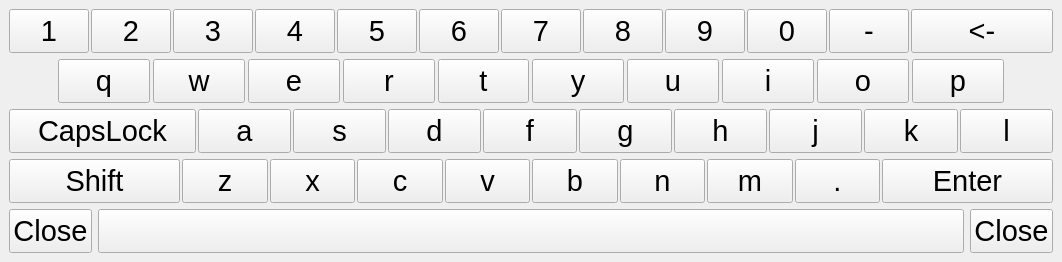
<?xml version="1.0" encoding="UTF-8"?>
<ui version="4.0">
 <class>FullKeyboard</class>
 <widget class="QWidget" name="FullKeyboard">
  <property name="geometry">
   <rect>
    <x>0</x>
    <y>0</y>
    <width>1062</width>
    <height>262</height>
   </rect>
  </property>
  <property name="windowTitle">
   <string>Form</string>
  </property>
  <layout class="QGridLayout" name="gridLayout">
   <property name="leftMargin">
    <number>0</number>
   </property>
   <property name="topMargin">
    <number>0</number>
   </property>
   <property name="rightMargin">
    <number>0</number>
   </property>
   <property name="bottomMargin">
    <number>0</number>
   </property>
   <item row="0" column="0">
    <widget class="QWidget" name="widget" native="true">
     <property name="sizePolicy">
      <sizepolicy hsizetype="Preferred" vsizetype="Preferred">
       <horstretch>15</horstretch>
       <verstretch>0</verstretch>
      </sizepolicy>
     </property>
     <layout class="QGridLayout" name="gridLayout_2">
      <item row="0" column="0">
       <layout class="QHBoxLayout" name="horizontalLayout" stretch="2,2,2,2,2,2,2,2,2,2,2,4">
        <property name="spacing">
         <number>2</number>
        </property>
        <item>
         <widget class="QPushButton" name="key_id002">
          <property name="sizePolicy">
           <sizepolicy hsizetype="Preferred" vsizetype="Expanding">
            <horstretch>0</horstretch>
            <verstretch>0</verstretch>
           </sizepolicy>
          </property>
          <property name="font">
           <font>
            <pointsize>22</pointsize>
           </font>
          </property>
          <property name="focusPolicy">
           <enum>Qt::NoFocus</enum>
          </property>
          <property name="text">
           <string>1</string>
          </property>
          <property name="key" stdset="0">
           <string>1</string>
          </property>
          <property name="shift_enabled" stdset="0">
           <bool>false</bool>
          </property>
         </widget>
        </item>
        <item>
         <widget class="QPushButton" name="key_id003">
          <property name="sizePolicy">
           <sizepolicy hsizetype="Preferred" vsizetype="Expanding">
            <horstretch>0</horstretch>
            <verstretch>0</verstretch>
           </sizepolicy>
          </property>
          <property name="font">
           <font>
            <pointsize>22</pointsize>
           </font>
          </property>
          <property name="focusPolicy">
           <enum>Qt::NoFocus</enum>
          </property>
          <property name="text">
           <string>2</string>
          </property>
          <property name="shift_key" stdset="0">
           <string>@</string>
          </property>
          <property name="key" stdset="0">
           <string>2</string>
          </property>
          <property name="shift_enabled" stdset="0">
           <bool>true</bool>
          </property>
         </widget>
        </item>
        <item>
         <widget class="QPushButton" name="key_id004">
          <property name="sizePolicy">
           <sizepolicy hsizetype="Preferred" vsizetype="Expanding">
            <horstretch>0</horstretch>
            <verstretch>0</verstretch>
           </sizepolicy>
          </property>
          <property name="font">
           <font>
            <pointsize>22</pointsize>
           </font>
          </property>
          <property name="focusPolicy">
           <enum>Qt::NoFocus</enum>
          </property>
          <property name="text">
           <string>3</string>
          </property>
          <property name="key" stdset="0">
           <string>3</string>
          </property>
          <property name="shift_enabled" stdset="0">
           <bool>false</bool>
          </property>
         </widget>
        </item>
        <item>
         <widget class="QPushButton" name="key_id005">
          <property name="sizePolicy">
           <sizepolicy hsizetype="Preferred" vsizetype="Expanding">
            <horstretch>0</horstretch>
            <verstretch>0</verstretch>
           </sizepolicy>
          </property>
          <property name="font">
           <font>
            <pointsize>22</pointsize>
           </font>
          </property>
          <property name="focusPolicy">
           <enum>Qt::NoFocus</enum>
          </property>
          <property name="text">
           <string>4</string>
          </property>
          <property name="key" stdset="0">
           <string>4</string>
          </property>
          <property name="shift_enabled" stdset="0">
           <bool>false</bool>
          </property>
         </widget>
        </item>
        <item>
         <widget class="QPushButton" name="key_id006">
          <property name="sizePolicy">
           <sizepolicy hsizetype="Preferred" vsizetype="Expanding">
            <horstretch>0</horstretch>
            <verstretch>0</verstretch>
           </sizepolicy>
          </property>
          <property name="font">
           <font>
            <pointsize>22</pointsize>
           </font>
          </property>
          <property name="focusPolicy">
           <enum>Qt::NoFocus</enum>
          </property>
          <property name="text">
           <string>5</string>
          </property>
          <property name="key" stdset="0">
           <string>5</string>
          </property>
          <property name="shift_enabled" stdset="0">
           <bool>false</bool>
          </property>
         </widget>
        </item>
        <item>
         <widget class="QPushButton" name="key_id007">
          <property name="sizePolicy">
           <sizepolicy hsizetype="Preferred" vsizetype="Expanding">
            <horstretch>0</horstretch>
            <verstretch>0</verstretch>
           </sizepolicy>
          </property>
          <property name="font">
           <font>
            <pointsize>22</pointsize>
           </font>
          </property>
          <property name="focusPolicy">
           <enum>Qt::NoFocus</enum>
          </property>
          <property name="text">
           <string>6</string>
          </property>
          <property name="key" stdset="0">
           <string>6</string>
          </property>
          <property name="shift_enabled" stdset="0">
           <bool>false</bool>
          </property>
         </widget>
        </item>
        <item>
         <widget class="QPushButton" name="key_id008">
          <property name="sizePolicy">
           <sizepolicy hsizetype="Preferred" vsizetype="Expanding">
            <horstretch>0</horstretch>
            <verstretch>0</verstretch>
           </sizepolicy>
          </property>
          <property name="font">
           <font>
            <pointsize>22</pointsize>
           </font>
          </property>
          <property name="focusPolicy">
           <enum>Qt::NoFocus</enum>
          </property>
          <property name="text">
           <string>7</string>
          </property>
          <property name="key" stdset="0">
           <string>7</string>
          </property>
          <property name="shift_enabled" stdset="0">
           <bool>false</bool>
          </property>
         </widget>
        </item>
        <item>
         <widget class="QPushButton" name="key_id009">
          <property name="sizePolicy">
           <sizepolicy hsizetype="Preferred" vsizetype="Expanding">
            <horstretch>0</horstretch>
            <verstretch>0</verstretch>
           </sizepolicy>
          </property>
          <property name="font">
           <font>
            <pointsize>22</pointsize>
           </font>
          </property>
          <property name="focusPolicy">
           <enum>Qt::NoFocus</enum>
          </property>
          <property name="text">
           <string>8</string>
          </property>
          <property name="key" stdset="0">
           <string>8</string>
          </property>
          <property name="shift_enabled" stdset="0">
           <bool>false</bool>
          </property>
         </widget>
        </item>
        <item>
         <widget class="QPushButton" name="key_id010">
          <property name="sizePolicy">
           <sizepolicy hsizetype="Preferred" vsizetype="Expanding">
            <horstretch>0</horstretch>
            <verstretch>0</verstretch>
           </sizepolicy>
          </property>
          <property name="font">
           <font>
            <pointsize>22</pointsize>
           </font>
          </property>
          <property name="focusPolicy">
           <enum>Qt::NoFocus</enum>
          </property>
          <property name="text">
           <string>9</string>
          </property>
          <property name="key" stdset="0">
           <string>9</string>
          </property>
          <property name="shift_enabled" stdset="0">
           <bool>false</bool>
          </property>
         </widget>
        </item>
        <item>
         <widget class="QPushButton" name="key_id011">
          <property name="sizePolicy">
           <sizepolicy hsizetype="Preferred" vsizetype="Expanding">
            <horstretch>0</horstretch>
            <verstretch>0</verstretch>
           </sizepolicy>
          </property>
          <property name="font">
           <font>
            <pointsize>22</pointsize>
           </font>
          </property>
          <property name="focusPolicy">
           <enum>Qt::NoFocus</enum>
          </property>
          <property name="text">
           <string>0</string>
          </property>
          <property name="key" stdset="0">
           <string>0</string>
          </property>
          <property name="shift_enabled" stdset="0">
           <bool>false</bool>
          </property>
         </widget>
        </item>
        <item>
         <widget class="QPushButton" name="key_id012">
          <property name="sizePolicy">
           <sizepolicy hsizetype="Preferred" vsizetype="Expanding">
            <horstretch>0</horstretch>
            <verstretch>0</verstretch>
           </sizepolicy>
          </property>
          <property name="font">
           <font>
            <pointsize>22</pointsize>
           </font>
          </property>
          <property name="focusPolicy">
           <enum>Qt::NoFocus</enum>
          </property>
          <property name="text">
           <string>-</string>
          </property>
          <property name="key" stdset="0">
           <string>-</string>
          </property>
          <property name="shift_enabled" stdset="0">
           <string/>
          </property>
         </widget>
        </item>
        <item>
         <widget class="QPushButton" name="key_id14">
          <property name="sizePolicy">
           <sizepolicy hsizetype="Preferred" vsizetype="Expanding">
            <horstretch>0</horstretch>
            <verstretch>0</verstretch>
           </sizepolicy>
          </property>
          <property name="font">
           <font>
            <pointsize>22</pointsize>
           </font>
          </property>
          <property name="focusPolicy">
           <enum>Qt::NoFocus</enum>
          </property>
          <property name="text">
           <string>&lt;-</string>
          </property>
          <property name="key" stdset="0">
           <string>Backspace</string>
          </property>
          <property name="shift_key" stdset="0">
           <string>Backspace</string>
          </property>
          <property name="shift_enabled" stdset="0">
           <bool>true</bool>
          </property>
         </widget>
        </item>
       </layout>
      </item>
      <item row="1" column="0">
       <layout class="QHBoxLayout" name="horizontalLayout_2" stretch="1,0,0,0,0,0,0,0,0,0,0,1">
        <property name="spacing">
         <number>3</number>
        </property>
        <item>
         <widget class="QWidget" name="widget_2" native="true">
          <property name="sizePolicy">
           <sizepolicy hsizetype="Preferred" vsizetype="Preferred">
            <horstretch>1</horstretch>
            <verstretch>1</verstretch>
           </sizepolicy>
          </property>
         </widget>
        </item>
        <item>
         <widget class="QPushButton" name="key_id016">
          <property name="sizePolicy">
           <sizepolicy hsizetype="Expanding" vsizetype="MinimumExpanding">
            <horstretch>2</horstretch>
            <verstretch>3</verstretch>
           </sizepolicy>
          </property>
          <property name="font">
           <font>
            <pointsize>22</pointsize>
           </font>
          </property>
          <property name="focusPolicy">
           <enum>Qt::NoFocus</enum>
          </property>
          <property name="text">
           <string>q</string>
          </property>
          <property name="key" stdset="0">
           <string>Q</string>
          </property>
          <property name="shift_enabled" stdset="0">
           <bool>true</bool>
          </property>
         </widget>
        </item>
        <item>
         <widget class="QPushButton" name="key_id017">
          <property name="sizePolicy">
           <sizepolicy hsizetype="Expanding" vsizetype="MinimumExpanding">
            <horstretch>2</horstretch>
            <verstretch>3</verstretch>
           </sizepolicy>
          </property>
          <property name="font">
           <font>
            <pointsize>22</pointsize>
           </font>
          </property>
          <property name="focusPolicy">
           <enum>Qt::NoFocus</enum>
          </property>
          <property name="text">
           <string>w</string>
          </property>
          <property name="key" stdset="0">
           <string>W</string>
          </property>
          <property name="shift_enabled" stdset="0">
           <bool>true</bool>
          </property>
         </widget>
        </item>
        <item>
         <widget class="QPushButton" name="key_id018">
          <property name="sizePolicy">
           <sizepolicy hsizetype="Expanding" vsizetype="MinimumExpanding">
            <horstretch>2</horstretch>
            <verstretch>3</verstretch>
           </sizepolicy>
          </property>
          <property name="font">
           <font>
            <pointsize>22</pointsize>
           </font>
          </property>
          <property name="focusPolicy">
           <enum>Qt::NoFocus</enum>
          </property>
          <property name="text">
           <string>e</string>
          </property>
          <property name="key" stdset="0">
           <string>E</string>
          </property>
          <property name="shift_enabled" stdset="0">
           <bool>true</bool>
          </property>
         </widget>
        </item>
        <item>
         <widget class="QPushButton" name="key_id019">
          <property name="sizePolicy">
           <sizepolicy hsizetype="Expanding" vsizetype="MinimumExpanding">
            <horstretch>2</horstretch>
            <verstretch>3</verstretch>
           </sizepolicy>
          </property>
          <property name="font">
           <font>
            <pointsize>22</pointsize>
           </font>
          </property>
          <property name="focusPolicy">
           <enum>Qt::NoFocus</enum>
          </property>
          <property name="text">
           <string>r</string>
          </property>
          <property name="key" stdset="0">
           <string>R</string>
          </property>
          <property name="shift_enabled" stdset="0">
           <bool>true</bool>
          </property>
         </widget>
        </item>
        <item>
         <widget class="QPushButton" name="key_id020">
          <property name="sizePolicy">
           <sizepolicy hsizetype="Expanding" vsizetype="MinimumExpanding">
            <horstretch>2</horstretch>
            <verstretch>3</verstretch>
           </sizepolicy>
          </property>
          <property name="font">
           <font>
            <pointsize>22</pointsize>
           </font>
          </property>
          <property name="focusPolicy">
           <enum>Qt::NoFocus</enum>
          </property>
          <property name="text">
           <string>t</string>
          </property>
          <property name="key" stdset="0">
           <string>T</string>
          </property>
          <property name="shift_enabled" stdset="0">
           <bool>true</bool>
          </property>
         </widget>
        </item>
        <item>
         <widget class="QPushButton" name="key_id021">
          <property name="sizePolicy">
           <sizepolicy hsizetype="Expanding" vsizetype="MinimumExpanding">
            <horstretch>2</horstretch>
            <verstretch>3</verstretch>
           </sizepolicy>
          </property>
          <property name="font">
           <font>
            <pointsize>22</pointsize>
           </font>
          </property>
          <property name="focusPolicy">
           <enum>Qt::NoFocus</enum>
          </property>
          <property name="text">
           <string>y</string>
          </property>
          <property name="key" stdset="0">
           <string>Y</string>
          </property>
          <property name="shift_enabled" stdset="0">
           <bool>true</bool>
          </property>
         </widget>
        </item>
        <item>
         <widget class="QPushButton" name="key_id022">
          <property name="sizePolicy">
           <sizepolicy hsizetype="Expanding" vsizetype="MinimumExpanding">
            <horstretch>2</horstretch>
            <verstretch>3</verstretch>
           </sizepolicy>
          </property>
          <property name="font">
           <font>
            <pointsize>22</pointsize>
           </font>
          </property>
          <property name="focusPolicy">
           <enum>Qt::NoFocus</enum>
          </property>
          <property name="text">
           <string>u</string>
          </property>
          <property name="key" stdset="0">
           <string>U</string>
          </property>
          <property name="shift_enabled" stdset="0">
           <bool>true</bool>
          </property>
         </widget>
        </item>
        <item>
         <widget class="QPushButton" name="key_id023">
          <property name="sizePolicy">
           <sizepolicy hsizetype="Expanding" vsizetype="MinimumExpanding">
            <horstretch>2</horstretch>
            <verstretch>3</verstretch>
           </sizepolicy>
          </property>
          <property name="font">
           <font>
            <pointsize>22</pointsize>
           </font>
          </property>
          <property name="focusPolicy">
           <enum>Qt::NoFocus</enum>
          </property>
          <property name="text">
           <string>i</string>
          </property>
          <property name="key" stdset="0">
           <string>I</string>
          </property>
          <property name="shift_enabled" stdset="0">
           <bool>true</bool>
          </property>
         </widget>
        </item>
        <item>
         <widget class="QPushButton" name="key_id024">
          <property name="sizePolicy">
           <sizepolicy hsizetype="Expanding" vsizetype="MinimumExpanding">
            <horstretch>2</horstretch>
            <verstretch>3</verstretch>
           </sizepolicy>
          </property>
          <property name="font">
           <font>
            <pointsize>22</pointsize>
           </font>
          </property>
          <property name="focusPolicy">
           <enum>Qt::NoFocus</enum>
          </property>
          <property name="text">
           <string>o</string>
          </property>
          <property name="key" stdset="0">
           <string>O</string>
          </property>
          <property name="shift_enabled" stdset="0">
           <bool>true</bool>
          </property>
         </widget>
        </item>
        <item>
         <widget class="QPushButton" name="key_id025">
          <property name="sizePolicy">
           <sizepolicy hsizetype="Expanding" vsizetype="MinimumExpanding">
            <horstretch>2</horstretch>
            <verstretch>3</verstretch>
           </sizepolicy>
          </property>
          <property name="font">
           <font>
            <pointsize>22</pointsize>
           </font>
          </property>
          <property name="focusPolicy">
           <enum>Qt::NoFocus</enum>
          </property>
          <property name="text">
           <string>p</string>
          </property>
          <property name="key" stdset="0">
           <string>P</string>
          </property>
          <property name="shift_enabled" stdset="0">
           <bool>true</bool>
          </property>
         </widget>
        </item>
        <item>
         <widget class="QWidget" name="widget_9" native="true">
          <property name="sizePolicy">
           <sizepolicy hsizetype="Expanding" vsizetype="Preferred">
            <horstretch>1</horstretch>
            <verstretch>1</verstretch>
           </sizepolicy>
          </property>
         </widget>
        </item>
       </layout>
      </item>
      <item row="2" column="0">
       <layout class="QHBoxLayout" name="horizontalLayout_4" stretch="4,2,2,2,2,2,2,2,2,2">
        <property name="spacing">
         <number>2</number>
        </property>
        <item>
         <widget class="QPushButton" name="key_id58">
          <property name="sizePolicy">
           <sizepolicy hsizetype="Minimum" vsizetype="Expanding">
            <horstretch>0</horstretch>
            <verstretch>0</verstretch>
           </sizepolicy>
          </property>
          <property name="font">
           <font>
            <pointsize>22</pointsize>
           </font>
          </property>
          <property name="focusPolicy">
           <enum>Qt::NoFocus</enum>
          </property>
          <property name="text">
           <string>CapsLock</string>
          </property>
          <property name="modifier" stdset="0">
           <string>CAPSLOCK</string>
          </property>
         </widget>
        </item>
        <item>
         <widget class="QPushButton" name="key_id65">
          <property name="sizePolicy">
           <sizepolicy hsizetype="Minimum" vsizetype="Expanding">
            <horstretch>0</horstretch>
            <verstretch>0</verstretch>
           </sizepolicy>
          </property>
          <property name="font">
           <font>
            <pointsize>22</pointsize>
           </font>
          </property>
          <property name="focusPolicy">
           <enum>Qt::NoFocus</enum>
          </property>
          <property name="text">
           <string>a</string>
          </property>
          <property name="key" stdset="0">
           <string>A</string>
          </property>
          <property name="shift_enabled" stdset="0">
           <bool>true</bool>
          </property>
         </widget>
        </item>
        <item>
         <widget class="QPushButton" name="key_id83">
          <property name="sizePolicy">
           <sizepolicy hsizetype="Minimum" vsizetype="Expanding">
            <horstretch>0</horstretch>
            <verstretch>0</verstretch>
           </sizepolicy>
          </property>
          <property name="font">
           <font>
            <pointsize>22</pointsize>
           </font>
          </property>
          <property name="focusPolicy">
           <enum>Qt::NoFocus</enum>
          </property>
          <property name="text">
           <string>s</string>
          </property>
          <property name="key" stdset="0">
           <string>S</string>
          </property>
          <property name="shift_enabled" stdset="0">
           <bool>true</bool>
          </property>
         </widget>
        </item>
        <item>
         <widget class="QPushButton" name="key_id68">
          <property name="sizePolicy">
           <sizepolicy hsizetype="Minimum" vsizetype="Expanding">
            <horstretch>0</horstretch>
            <verstretch>0</verstretch>
           </sizepolicy>
          </property>
          <property name="font">
           <font>
            <pointsize>22</pointsize>
           </font>
          </property>
          <property name="focusPolicy">
           <enum>Qt::NoFocus</enum>
          </property>
          <property name="text">
           <string>d</string>
          </property>
          <property name="key" stdset="0">
           <string>D</string>
          </property>
          <property name="shift_enabled" stdset="0">
           <bool>true</bool>
          </property>
         </widget>
        </item>
        <item>
         <widget class="QPushButton" name="key_id70">
          <property name="sizePolicy">
           <sizepolicy hsizetype="Minimum" vsizetype="Expanding">
            <horstretch>0</horstretch>
            <verstretch>0</verstretch>
           </sizepolicy>
          </property>
          <property name="font">
           <font>
            <pointsize>22</pointsize>
           </font>
          </property>
          <property name="focusPolicy">
           <enum>Qt::NoFocus</enum>
          </property>
          <property name="text">
           <string>f</string>
          </property>
          <property name="key" stdset="0">
           <string>F</string>
          </property>
          <property name="shift_enabled" stdset="0">
           <bool>true</bool>
          </property>
         </widget>
        </item>
        <item>
         <widget class="QPushButton" name="key_id71">
          <property name="sizePolicy">
           <sizepolicy hsizetype="Minimum" vsizetype="Expanding">
            <horstretch>0</horstretch>
            <verstretch>0</verstretch>
           </sizepolicy>
          </property>
          <property name="font">
           <font>
            <pointsize>22</pointsize>
           </font>
          </property>
          <property name="focusPolicy">
           <enum>Qt::NoFocus</enum>
          </property>
          <property name="text">
           <string>g</string>
          </property>
          <property name="key" stdset="0">
           <string>G</string>
          </property>
          <property name="shift_enabled" stdset="0">
           <bool>true</bool>
          </property>
         </widget>
        </item>
        <item>
         <widget class="QPushButton" name="key_id72">
          <property name="sizePolicy">
           <sizepolicy hsizetype="Minimum" vsizetype="Expanding">
            <horstretch>0</horstretch>
            <verstretch>0</verstretch>
           </sizepolicy>
          </property>
          <property name="font">
           <font>
            <pointsize>22</pointsize>
           </font>
          </property>
          <property name="focusPolicy">
           <enum>Qt::NoFocus</enum>
          </property>
          <property name="text">
           <string>h</string>
          </property>
          <property name="key" stdset="0">
           <string>H</string>
          </property>
          <property name="shift_enabled" stdset="0">
           <bool>true</bool>
          </property>
         </widget>
        </item>
        <item>
         <widget class="QPushButton" name="key_id74">
          <property name="sizePolicy">
           <sizepolicy hsizetype="Minimum" vsizetype="Expanding">
            <horstretch>0</horstretch>
            <verstretch>0</verstretch>
           </sizepolicy>
          </property>
          <property name="font">
           <font>
            <pointsize>22</pointsize>
           </font>
          </property>
          <property name="focusPolicy">
           <enum>Qt::NoFocus</enum>
          </property>
          <property name="text">
           <string>j</string>
          </property>
          <property name="key" stdset="0">
           <string>J</string>
          </property>
          <property name="shift_enabled" stdset="0">
           <bool>true</bool>
          </property>
         </widget>
        </item>
        <item>
         <widget class="QPushButton" name="key_id75">
          <property name="sizePolicy">
           <sizepolicy hsizetype="Minimum" vsizetype="Expanding">
            <horstretch>0</horstretch>
            <verstretch>0</verstretch>
           </sizepolicy>
          </property>
          <property name="font">
           <font>
            <pointsize>22</pointsize>
           </font>
          </property>
          <property name="focusPolicy">
           <enum>Qt::NoFocus</enum>
          </property>
          <property name="text">
           <string>k</string>
          </property>
          <property name="key" stdset="0">
           <string>K</string>
          </property>
          <property name="shift_enabled" stdset="0">
           <bool>true</bool>
          </property>
         </widget>
        </item>
        <item>
         <widget class="QPushButton" name="key_id76">
          <property name="sizePolicy">
           <sizepolicy hsizetype="Minimum" vsizetype="Expanding">
            <horstretch>0</horstretch>
            <verstretch>0</verstretch>
           </sizepolicy>
          </property>
          <property name="font">
           <font>
            <pointsize>22</pointsize>
           </font>
          </property>
          <property name="focusPolicy">
           <enum>Qt::NoFocus</enum>
          </property>
          <property name="text">
           <string>l</string>
          </property>
          <property name="key" stdset="0">
           <string>L</string>
          </property>
          <property name="shift_enabled" stdset="0">
           <bool>true</bool>
          </property>
         </widget>
        </item>
       </layout>
      </item>
      <item row="3" column="0">
       <layout class="QHBoxLayout" name="horizontalLayout_5" stretch="4,2,2,2,2,2,2,2,2,4">
        <property name="spacing">
         <number>2</number>
        </property>
        <item>
         <widget class="QPushButton" name="key_id16">
          <property name="sizePolicy">
           <sizepolicy hsizetype="Expanding" vsizetype="Expanding">
            <horstretch>10</horstretch>
            <verstretch>0</verstretch>
           </sizepolicy>
          </property>
          <property name="font">
           <font>
            <pointsize>22</pointsize>
           </font>
          </property>
          <property name="focusPolicy">
           <enum>Qt::NoFocus</enum>
          </property>
          <property name="text">
           <string>Shift</string>
          </property>
          <property name="modifier" stdset="0">
           <string>SHIFT</string>
          </property>
         </widget>
        </item>
        <item>
         <widget class="QPushButton" name="key_id90">
          <property name="sizePolicy">
           <sizepolicy hsizetype="Minimum" vsizetype="Expanding">
            <horstretch>0</horstretch>
            <verstretch>0</verstretch>
           </sizepolicy>
          </property>
          <property name="font">
           <font>
            <pointsize>22</pointsize>
           </font>
          </property>
          <property name="focusPolicy">
           <enum>Qt::NoFocus</enum>
          </property>
          <property name="text">
           <string>z</string>
          </property>
          <property name="key" stdset="0">
           <string>Z</string>
          </property>
          <property name="shift_enabled" stdset="0">
           <bool>true</bool>
          </property>
         </widget>
        </item>
        <item>
         <widget class="QPushButton" name="key_id88">
          <property name="sizePolicy">
           <sizepolicy hsizetype="Minimum" vsizetype="Expanding">
            <horstretch>0</horstretch>
            <verstretch>0</verstretch>
           </sizepolicy>
          </property>
          <property name="font">
           <font>
            <pointsize>22</pointsize>
           </font>
          </property>
          <property name="focusPolicy">
           <enum>Qt::NoFocus</enum>
          </property>
          <property name="text">
           <string>x</string>
          </property>
          <property name="key" stdset="0">
           <string>X</string>
          </property>
          <property name="shift_enabled" stdset="0">
           <bool>true</bool>
          </property>
         </widget>
        </item>
        <item>
         <widget class="QPushButton" name="key_id67">
          <property name="sizePolicy">
           <sizepolicy hsizetype="Minimum" vsizetype="Expanding">
            <horstretch>0</horstretch>
            <verstretch>0</verstretch>
           </sizepolicy>
          </property>
          <property name="font">
           <font>
            <pointsize>22</pointsize>
           </font>
          </property>
          <property name="focusPolicy">
           <enum>Qt::NoFocus</enum>
          </property>
          <property name="text">
           <string>c</string>
          </property>
          <property name="key" stdset="0">
           <string>C</string>
          </property>
          <property name="shift_enabled" stdset="0">
           <bool>true</bool>
          </property>
         </widget>
        </item>
        <item>
         <widget class="QPushButton" name="key_id86">
          <property name="sizePolicy">
           <sizepolicy hsizetype="Minimum" vsizetype="Expanding">
            <horstretch>0</horstretch>
            <verstretch>0</verstretch>
           </sizepolicy>
          </property>
          <property name="font">
           <font>
            <pointsize>22</pointsize>
           </font>
          </property>
          <property name="focusPolicy">
           <enum>Qt::NoFocus</enum>
          </property>
          <property name="text">
           <string>v</string>
          </property>
          <property name="key" stdset="0">
           <string>V</string>
          </property>
          <property name="shift_enabled" stdset="0">
           <bool>true</bool>
          </property>
         </widget>
        </item>
        <item>
         <widget class="QPushButton" name="key_id66">
          <property name="sizePolicy">
           <sizepolicy hsizetype="Minimum" vsizetype="Expanding">
            <horstretch>0</horstretch>
            <verstretch>0</verstretch>
           </sizepolicy>
          </property>
          <property name="font">
           <font>
            <pointsize>22</pointsize>
           </font>
          </property>
          <property name="focusPolicy">
           <enum>Qt::NoFocus</enum>
          </property>
          <property name="text">
           <string>b</string>
          </property>
          <property name="key" stdset="0">
           <string>B</string>
          </property>
          <property name="shift_enabled" stdset="0">
           <bool>true</bool>
          </property>
         </widget>
        </item>
        <item>
         <widget class="QPushButton" name="key_id78">
          <property name="sizePolicy">
           <sizepolicy hsizetype="Minimum" vsizetype="Expanding">
            <horstretch>0</horstretch>
            <verstretch>0</verstretch>
           </sizepolicy>
          </property>
          <property name="font">
           <font>
            <pointsize>22</pointsize>
           </font>
          </property>
          <property name="focusPolicy">
           <enum>Qt::NoFocus</enum>
          </property>
          <property name="text">
           <string>n</string>
          </property>
          <property name="key" stdset="0">
           <string>N</string>
          </property>
          <property name="shift_enabled" stdset="0">
           <bool>true</bool>
          </property>
         </widget>
        </item>
        <item>
         <widget class="QPushButton" name="key_id77">
          <property name="sizePolicy">
           <sizepolicy hsizetype="Minimum" vsizetype="Expanding">
            <horstretch>0</horstretch>
            <verstretch>0</verstretch>
           </sizepolicy>
          </property>
          <property name="font">
           <font>
            <pointsize>22</pointsize>
           </font>
          </property>
          <property name="focusPolicy">
           <enum>Qt::NoFocus</enum>
          </property>
          <property name="text">
           <string>m</string>
          </property>
          <property name="key" stdset="0">
           <string>M</string>
          </property>
          <property name="shift_enabled" stdset="0">
           <bool>true</bool>
          </property>
         </widget>
        </item>
        <item>
         <widget class="QPushButton" name="key_id188">
          <property name="sizePolicy">
           <sizepolicy hsizetype="Minimum" vsizetype="Expanding">
            <horstretch>0</horstretch>
            <verstretch>0</verstretch>
           </sizepolicy>
          </property>
          <property name="font">
           <font>
            <pointsize>22</pointsize>
           </font>
          </property>
          <property name="focusPolicy">
           <enum>Qt::NoFocus</enum>
          </property>
          <property name="text">
           <string>.</string>
          </property>
          <property name="key" stdset="0">
           <string>.</string>
          </property>
          <property name="shift_enabled" stdset="0">
           <bool>false</bool>
          </property>
         </widget>
        </item>
        <item>
         <widget class="QPushButton" name="key_id13">
          <property name="sizePolicy">
           <sizepolicy hsizetype="Expanding" vsizetype="Expanding">
            <horstretch>10</horstretch>
            <verstretch>10</verstretch>
           </sizepolicy>
          </property>
          <property name="font">
           <font>
            <pointsize>22</pointsize>
           </font>
          </property>
          <property name="focusPolicy">
           <enum>Qt::NoFocus</enum>
          </property>
          <property name="text">
           <string>Enter</string>
          </property>
          <property name="key" stdset="0">
           <string>Return</string>
          </property>
          <property name="shift_key" stdset="0">
           <string>Return</string>
          </property>
          <property name="shift_enabled" stdset="0">
           <bool>true</bool>
          </property>
         </widget>
        </item>
       </layout>
      </item>
      <item row="4" column="0">
       <layout class="QHBoxLayout" name="horizontalLayout_3">
        <item>
         <widget class="QPushButton" name="btnCloseLeft">
          <property name="sizePolicy">
           <sizepolicy hsizetype="Expanding" vsizetype="Expanding">
            <horstretch>0</horstretch>
            <verstretch>0</verstretch>
           </sizepolicy>
          </property>
          <property name="font">
           <font>
            <pointsize>22</pointsize>
           </font>
          </property>
          <property name="focusPolicy">
           <enum>Qt::NoFocus</enum>
          </property>
          <property name="text">
           <string>Close</string>
          </property>
         </widget>
        </item>
        <item>
         <widget class="QPushButton" name="key_id32">
          <property name="sizePolicy">
           <sizepolicy hsizetype="Expanding" vsizetype="Expanding">
            <horstretch>80</horstretch>
            <verstretch>0</verstretch>
           </sizepolicy>
          </property>
          <property name="minimumSize">
           <size>
            <width>0</width>
            <height>40</height>
           </size>
          </property>
          <property name="focusPolicy">
           <enum>Qt::NoFocus</enum>
          </property>
          <property name="text">
           <string/>
          </property>
          <property name="key" stdset="0">
           <string>Space</string>
          </property>
          <property name="shift_enabled" stdset="0">
           <bool>true</bool>
          </property>
          <property name="shift_key" stdset="0">
           <string>Space</string>
          </property>
         </widget>
        </item>
        <item>
         <widget class="QPushButton" name="btnCloseRight">
          <property name="sizePolicy">
           <sizepolicy hsizetype="Expanding" vsizetype="Expanding">
            <horstretch>0</horstretch>
            <verstretch>0</verstretch>
           </sizepolicy>
          </property>
          <property name="font">
           <font>
            <pointsize>22</pointsize>
           </font>
          </property>
          <property name="focusPolicy">
           <enum>Qt::NoFocus</enum>
          </property>
          <property name="text">
           <string>Close</string>
          </property>
         </widget>
        </item>
       </layout>
      </item>
     </layout>
    </widget>
   </item>
  </layout>
 </widget>
 <resources/>
 <connections/>
</ui>
